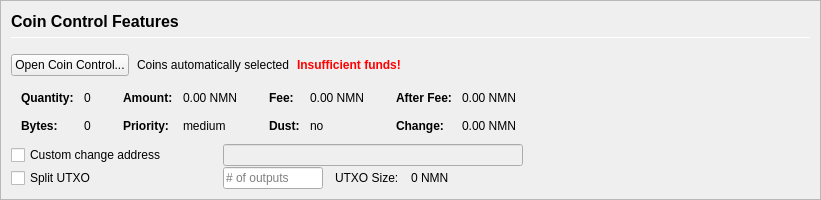
         <widget class="QFrame" name="frameCoinControl">
          <property name="sizePolicy">
           <sizepolicy hsizetype="Expanding" vsizetype="Expanding">
            <horstretch>0</horstretch>
            <verstretch>0</verstretch>
           </sizepolicy>
          </property>
          <property name="maximumSize">
           <size>
            <width>16777215</width>
            <height>16777215</height>
           </size>
          </property>
          <property name="frameShape">
           <enum>QFrame::StyledPanel</enum>
          </property>
          <property name="frameShadow">
           <enum>QFrame::Sunken</enum>
          </property>
          <layout class="QVBoxLayout" name="verticalLayoutCoinControl2">
           <property name="spacing">
            <number>0</number>
           </property>
           <property name="leftMargin">
            <number>0</number>
           </property>
           <property name="topMargin">
            <number>0</number>
           </property>
           <property name="rightMargin">
            <number>0</number>
           </property>
           <property name="bottomMargin">
            <number>0</number>
           </property>
           <item>
            <widget class="QFrame" name="frameCoinControl_BG">
             <layout class="QVBoxLayout" name="verticalLayoutCoinControl" stretch="0,0,0,0,0,0">
              <property name="spacing">
               <number>1</number>
              </property>
              <property name="leftMargin">
               <number>10</number>
              </property>
              <property name="topMargin">
               <number>10</number>
              </property>
              <item>
               <layout class="QHBoxLayout" name="horizontalLayoutCoinControl1">
                <property name="bottomMargin">
                 <number>15</number>
                </property>
                <item>
                 <layout class="QVBoxLayout" name="verticalLayout_3">
                  <property name="spacing">
                   <number>6</number>
                  </property>
                  <item>
                   <widget class="QLabel" name="labelCoinControlFeatures">
                    <property name="sizePolicy">
                     <sizepolicy hsizetype="Preferred" vsizetype="Maximum">
                      <horstretch>0</horstretch>
                      <verstretch>0</verstretch>
                     </sizepolicy>
                    </property>
                    <property name="minimumSize">
                     <size>
                      <width>0</width>
                      <height>20</height>
                     </size>
                    </property>
                    <property name="font">
                     <font>
                      <pointsize>12</pointsize>
                      <weight>75</weight>
                      <bold>true</bold>
                     </font>
                    </property>
                    <property name="styleSheet">
                     <string notr="true">font-weight:bold;</string>
                    </property>
                    <property name="text">
                     <string>Coin Control Features</string>
                    </property>
                   </widget>
                  </item>
                  <item>
                   <widget class="Line" name="line">
                    <property name="minimumSize">
                     <size>
                      <width>0</width>
                      <height>1</height>
                     </size>
                    </property>
                    <property name="maximumSize">
                     <size>
                      <width>16777215</width>
                      <height>1</height>
                     </size>
                    </property>
                    <property name="orientation">
                     <enum>Qt::Horizontal</enum>
                    </property>
                   </widget>
                  </item>
                 </layout>
                </item>
               </layout>
              </item>
              <item>
               <layout class="QHBoxLayout" name="horizontalLayoutCoinControl2" stretch="0,0,0,0">
                <property name="spacing">
                 <number>8</number>
                </property>
                <property name="bottomMargin">
                 <number>10</number>
                </property>
                <item>
                 <widget class="QPushButton" name="pushButtonCoinControl">
                  <property name="styleSheet">
                   <string notr="true"/>
                  </property>
                  <property name="text">
                   <string>Open Coin Control...</string>
                  </property>
                  <property name="autoDefault">
                   <bool>false</bool>
                  </property>
                 </widget>
                </item>
                <item>
                 <widget class="QLabel" name="labelCoinControlAutomaticallySelected">
                  <property name="text">
                   <string>Coins automatically selected</string>
                  </property>
                  <property name="margin">
                   <number>5</number>
                  </property>
                 </widget>
                </item>
                <item>
                 <widget class="QLabel" name="labelCoinControlInsuffFunds">
                  <property name="font">
                   <font>
                    <weight>75</weight>
                    <bold>true</bold>
                   </font>
                  </property>
                  <property name="styleSheet">
                   <string notr="true">color:red;font-weight:bold;</string>
                  </property>
                  <property name="text">
                   <string>Insufficient funds!</string>
                  </property>
                  <property name="margin">
                   <number>5</number>
                  </property>
                 </widget>
                </item>
                <item>
                 <spacer name="horizontalSpacerCoinControl">
                  <property name="orientation">
                   <enum>Qt::Horizontal</enum>
                  </property>
                  <property name="sizeHint" stdset="0">
                   <size>
                    <width>40</width>
                    <height>1</height>
                   </size>
                  </property>
                 </spacer>
                </item>
               </layout>
              </item>
              <item>
               <widget class="QWidget" name="widgetCoinControl" native="true">
                <property name="sizePolicy">
                 <sizepolicy hsizetype="Preferred" vsizetype="Preferred">
                  <horstretch>0</horstretch>
                  <verstretch>0</verstretch>
                 </sizepolicy>
                </property>
                <property name="minimumSize">
                 <size>
                  <width>0</width>
                  <height>0</height>
                 </size>
                </property>
                <property name="styleSheet">
                 <string notr="true"/>
                </property>
                <layout class="QHBoxLayout" name="horizontalLayoutCoinControl5">
                 <property name="leftMargin">
                  <number>0</number>
                 </property>
                 <property name="topMargin">
                  <number>0</number>
                 </property>
                 <property name="rightMargin">
                  <number>0</number>
                 </property>
                 <property name="bottomMargin">
                  <number>0</number>
                 </property>
                 <item>
                  <layout class="QHBoxLayout" name="horizontalLayoutCoinControl3" stretch="0,0,0,1">
                   <property name="spacing">
                    <number>20</number>
                   </property>
                   <property name="topMargin">
                    <number>0</number>
                   </property>
                   <property name="bottomMargin">
                    <number>10</number>
                   </property>
                   <item>
                    <layout class="QFormLayout" name="formLayoutCoinControl1">
                     <property name="horizontalSpacing">
                      <number>10</number>
                     </property>
                     <property name="verticalSpacing">
                      <number>14</number>
                     </property>
                     <property name="leftMargin">
                      <number>10</number>
                     </property>
                     <property name="topMargin">
                      <number>4</number>
                     </property>
                     <property name="rightMargin">
                      <number>6</number>
                     </property>
                     <item row="0" column="0">
                      <widget class="QLabel" name="labelCoinControlQuantityText">
                       <property name="font">
                        <font>
                         <weight>75</weight>
                         <bold>true</bold>
                        </font>
                       </property>
                       <property name="text">
                        <string>Quantity:</string>
                       </property>
                       <property name="margin">
                        <number>0</number>
                       </property>
                      </widget>
                     </item>
                     <item row="0" column="1">
                      <widget class="QLabel" name="labelCoinControlQuantity">
                       <property name="cursor">
                        <cursorShape>IBeamCursor</cursorShape>
                       </property>
                       <property name="contextMenuPolicy">
                        <enum>Qt::ActionsContextMenu</enum>
                       </property>
                       <property name="text">
                        <string notr="true">0</string>
                       </property>
                       <property name="margin">
                        <number>0</number>
                       </property>
                       <property name="textInteractionFlags">
                        <set>Qt::LinksAccessibleByMouse|Qt::TextSelectableByKeyboard|Qt::TextSelectableByMouse</set>
                       </property>
                      </widget>
                     </item>
                     <item row="1" column="0">
                      <widget class="QLabel" name="labelCoinControlBytesText">
                       <property name="font">
                        <font>
                         <weight>75</weight>
                         <bold>true</bold>
                        </font>
                       </property>
                       <property name="text">
                        <string>Bytes:</string>
                       </property>
                      </widget>
                     </item>
                     <item row="1" column="1">
                      <widget class="QLabel" name="labelCoinControlBytes">
                       <property name="cursor">
                        <cursorShape>IBeamCursor</cursorShape>
                       </property>
                       <property name="contextMenuPolicy">
                        <enum>Qt::ActionsContextMenu</enum>
                       </property>
                       <property name="text">
                        <string notr="true">0</string>
                       </property>
                       <property name="textInteractionFlags">
                        <set>Qt::LinksAccessibleByMouse|Qt::TextSelectableByKeyboard|Qt::TextSelectableByMouse</set>
                       </property>
                      </widget>
                     </item>
                    </layout>
                   </item>
                   <item>
                    <layout class="QFormLayout" name="formLayoutCoinControl2">
                     <property name="horizontalSpacing">
                      <number>10</number>
                     </property>
                     <property name="verticalSpacing">
                      <number>14</number>
                     </property>
                     <property name="leftMargin">
                      <number>6</number>
                     </property>
                     <property name="topMargin">
                      <number>4</number>
                     </property>
                     <property name="rightMargin">
                      <number>6</number>
                     </property>
                     <item row="0" column="0">
                      <widget class="QLabel" name="labelCoinControlAmountText">
                       <property name="font">
                        <font>
                         <weight>75</weight>
                         <bold>true</bold>
                        </font>
                       </property>
                       <property name="text">
                        <string>Amount:</string>
                       </property>
                       <property name="margin">
                        <number>0</number>
                       </property>
                      </widget>
                     </item>
                     <item row="0" column="1">
                      <widget class="QLabel" name="labelCoinControlAmount">
                       <property name="cursor">
                        <cursorShape>IBeamCursor</cursorShape>
                       </property>
                       <property name="contextMenuPolicy">
                        <enum>Qt::ActionsContextMenu</enum>
                       </property>
                       <property name="text">
                        <string notr="true">0.00 NMN</string>
                       </property>
                       <property name="textInteractionFlags">
                        <set>Qt::LinksAccessibleByMouse|Qt::TextSelectableByKeyboard|Qt::TextSelectableByMouse</set>
                       </property>
                      </widget>
                     </item>
                     <item row="1" column="0">
                      <widget class="QLabel" name="labelCoinControlPriorityText">
                       <property name="font">
                        <font>
                         <weight>75</weight>
                         <bold>true</bold>
                        </font>
                       </property>
                       <property name="text">
                        <string>Priority:</string>
                       </property>
                      </widget>
                     </item>
                     <item row="1" column="1">
                      <widget class="QLabel" name="labelCoinControlPriority">
                       <property name="cursor">
                        <cursorShape>IBeamCursor</cursorShape>
                       </property>
                       <property name="contextMenuPolicy">
                        <enum>Qt::ActionsContextMenu</enum>
                       </property>
                       <property name="text">
                        <string>medium</string>
                       </property>
                       <property name="textInteractionFlags">
                        <set>Qt::LinksAccessibleByMouse|Qt::TextSelectableByKeyboard|Qt::TextSelectableByMouse</set>
                       </property>
                      </widget>
                     </item>
                    </layout>
                   </item>
                   <item>
                    <layout class="QFormLayout" name="formLayoutCoinControl3">
                     <property name="horizontalSpacing">
                      <number>10</number>
                     </property>
                     <property name="verticalSpacing">
                      <number>14</number>
                     </property>
                     <property name="leftMargin">
                      <number>6</number>
                     </property>
                     <property name="topMargin">
                      <number>4</number>
                     </property>
                     <property name="rightMargin">
                      <number>6</number>
                     </property>
                     <item row="0" column="0">
                      <widget class="QLabel" name="labelCoinControlFeeText">
                       <property name="font">
                        <font>
                         <weight>75</weight>
                         <bold>true</bold>
                        </font>
                       </property>
                       <property name="text">
                        <string>Fee:</string>
                       </property>
                       <property name="margin">
                        <number>0</number>
                       </property>
                      </widget>
                     </item>
                     <item row="0" column="1">
                      <widget class="QLabel" name="labelCoinControlFee">
                       <property name="cursor">
                        <cursorShape>IBeamCursor</cursorShape>
                       </property>
                       <property name="contextMenuPolicy">
                        <enum>Qt::ActionsContextMenu</enum>
                       </property>
                       <property name="text">
                        <string notr="true">0.00 NMN</string>
                       </property>
                       <property name="textInteractionFlags">
                        <set>Qt::LinksAccessibleByMouse|Qt::TextSelectableByKeyboard|Qt::TextSelectableByMouse</set>
                       </property>
                      </widget>
                     </item>
                     <item row="1" column="0">
                      <widget class="QLabel" name="labelCoinControlLowOutputText">
                       <property name="font">
                        <font>
                         <weight>75</weight>
                         <bold>true</bold>
                        </font>
                       </property>
                       <property name="text">
                        <string>Dust:</string>
                       </property>
                      </widget>
                     </item>
                     <item row="1" column="1">
                      <widget class="QLabel" name="labelCoinControlLowOutput">
                       <property name="cursor">
                        <cursorShape>IBeamCursor</cursorShape>
                       </property>
                       <property name="contextMenuPolicy">
                        <enum>Qt::ActionsContextMenu</enum>
                       </property>
                       <property name="text">
                        <string>no</string>
                       </property>
                       <property name="textInteractionFlags">
                        <set>Qt::LinksAccessibleByMouse|Qt::TextSelectableByKeyboard|Qt::TextSelectableByMouse</set>
                       </property>
                      </widget>
                     </item>
                    </layout>
                   </item>
                   <item>
                    <layout class="QFormLayout" name="formLayoutCoinControl4">
                     <property name="horizontalSpacing">
                      <number>10</number>
                     </property>
                     <property name="verticalSpacing">
                      <number>14</number>
                     </property>
                     <property name="leftMargin">
                      <number>6</number>
                     </property>
                     <property name="topMargin">
                      <number>4</number>
                     </property>
                     <property name="rightMargin">
                      <number>6</number>
                     </property>
                     <item row="0" column="0">
                      <widget class="QLabel" name="labelCoinControlAfterFeeText">
                       <property name="font">
                        <font>
                         <weight>75</weight>
                         <bold>true</bold>
                        </font>
                       </property>
                       <property name="text">
                        <string>After Fee:</string>
                       </property>
                       <property name="margin">
                        <number>0</number>
                       </property>
                      </widget>
                     </item>
                     <item row="0" column="1">
                      <widget class="QLabel" name="labelCoinControlAfterFee">
                       <property name="cursor">
                        <cursorShape>IBeamCursor</cursorShape>
                       </property>
                       <property name="contextMenuPolicy">
                        <enum>Qt::ActionsContextMenu</enum>
                       </property>
                       <property name="text">
                        <string notr="true">0.00 NMN</string>
                       </property>
                       <property name="textInteractionFlags">
                        <set>Qt::LinksAccessibleByMouse|Qt::TextSelectableByKeyboard|Qt::TextSelectableByMouse</set>
                       </property>
                      </widget>
                     </item>
                     <item row="1" column="0">
                      <widget class="QLabel" name="labelCoinControlChangeText">
                       <property name="font">
                        <font>
                         <weight>75</weight>
                         <bold>true</bold>
                        </font>
                       </property>
                       <property name="text">
                        <string>Change:</string>
                       </property>
                      </widget>
                     </item>
                     <item row="1" column="1">
                      <widget class="QLabel" name="labelCoinControlChange">
                       <property name="cursor">
                        <cursorShape>IBeamCursor</cursorShape>
                       </property>
                       <property name="contextMenuPolicy">
                        <enum>Qt::ActionsContextMenu</enum>
                       </property>
                       <property name="text">
                        <string notr="true">0.00 NMN</string>
                       </property>
                       <property name="textInteractionFlags">
                        <set>Qt::LinksAccessibleByMouse|Qt::TextSelectableByKeyboard|Qt::TextSelectableByMouse</set>
                       </property>
                      </widget>
                     </item>
                    </layout>
                   </item>
                  </layout>
                 </item>
                </layout>
               </widget>
              </item>
              <item>
               <layout class="QHBoxLayout" name="horizontalLayoutCoinControl4">
                <property name="spacing">
                 <number>12</number>
                </property>
                <property name="sizeConstraint">
                 <enum>QLayout::SetDefaultConstraint</enum>
                </property>
                <property name="topMargin">
                 <number>0</number>
                </property>
                <property name="rightMargin">
                 <number>0</number>
                </property>
                <item>
                 <widget class="QCheckBox" name="checkBoxCoinControlChange">
                  <property name="sizePolicy">
                   <sizepolicy hsizetype="Preferred" vsizetype="Preferred">
                    <horstretch>0</horstretch>
                    <verstretch>0</verstretch>
                   </sizepolicy>
                  </property>
                  <property name="minimumSize">
                   <size>
                    <width>200</width>
                    <height>0</height>
                   </size>
                  </property>
                  <property name="maximumSize">
                   <size>
                    <width>200</width>
                    <height>16777215</height>
                   </size>
                  </property>
                  <property name="toolTip">
                   <string>If this is activated, but the change address is empty or invalid, change will be sent to a newly generated address.</string>
                  </property>
                  <property name="text">
                   <string>Custom change address</string>
                  </property>
                 </widget>
                </item>
                <item>
                 <widget class="QValidatedLineEdit" name="lineEditCoinControlChange">
                  <property name="enabled">
                   <bool>false</bool>
                  </property>
                  <property name="sizePolicy">
                   <sizepolicy hsizetype="Preferred" vsizetype="Preferred">
                    <horstretch>0</horstretch>
                    <verstretch>0</verstretch>
                   </sizepolicy>
                  </property>
                  <property name="minimumSize">
                   <size>
                    <width>300</width>
                    <height>0</height>
                   </size>
                  </property>
                 </widget>
                </item>
                <item>
                 <widget class="QLabel" name="labelCoinControlChangeLabel">
                  <property name="sizePolicy">
                   <sizepolicy hsizetype="Preferred" vsizetype="Preferred">
                    <horstretch>0</horstretch>
                    <verstretch>0</verstretch>
                   </sizepolicy>
                  </property>
                  <property name="minimumSize">
                   <size>
                    <width>100</width>
                    <height>0</height>
                   </size>
                  </property>
                  <property name="text">
                   <string/>
                  </property>
                  <property name="margin">
                   <number>3</number>
                  </property>
                 </widget>
                </item>
               </layout>
              </item>
              <item>
               <layout class="QHBoxLayout" name="horizontalLayoutCoinControl6">
                <property name="spacing">
                 <number>12</number>
                </property>
                <property name="rightMargin">
                 <number>0</number>
                </property>
                <item>
                 <widget class="QCheckBox" name="splitBlockCheckBox">
                  <property name="sizePolicy">
                   <sizepolicy hsizetype="Preferred" vsizetype="Preferred">
                    <horstretch>0</horstretch>
                    <verstretch>0</verstretch>
                   </sizepolicy>
                  </property>
                  <property name="minimumSize">
                   <size>
                    <width>200</width>
                    <height>0</height>
                   </size>
                  </property>
                  <property name="maximumSize">
                   <size>
                    <width>200</width>
                    <height>16777215</height>
                   </size>
                  </property>
                  <property name="text">
                   <string>Split UTXO</string>
                  </property>
                 </widget>
                </item>
                <item>
                 <widget class="QLineEdit" name="splitBlockLineEdit">
                  <property name="sizePolicy">
                   <sizepolicy hsizetype="Preferred" vsizetype="Preferred">
                    <horstretch>50</horstretch>
                    <verstretch>0</verstretch>
                   </sizepolicy>
                  </property>
                  <property name="minimumSize">
                   <size>
                    <width>100</width>
                    <height>0</height>
                   </size>
                  </property>
                  <property name="maximumSize">
                   <size>
                    <width>100</width>
                    <height>16777215</height>
                   </size>
                  </property>
                  <property name="placeholderText">
                   <string># of outputs</string>
                  </property>
                 </widget>
                </item>
                <item>
                 <widget class="QLabel" name="labelBlockSizeText">
                  <property name="text">
                   <string>UTXO Size:</string>
                  </property>
                 </widget>
                </item>
                <item>
                 <widget class="QLabel" name="labelBlockSize">
                  <property name="text">
                   <string>0 NMN</string>
                  </property>
                 </widget>
                </item>
                <item>
                 <spacer name="horizontalSpacer_7">
                  <property name="orientation">
                   <enum>Qt::Horizontal</enum>
                  </property>
                  <property name="sizeHint" stdset="0">
                   <size>
                    <width>40</width>
                    <height>20</height>
                   </size>
                  </property>
                 </spacer>
                </item>
               </layout>
              </item>
              <item>
               <spacer name="verticalSpacerCoinControl">
                <property name="orientation">
                 <enum>Qt::Vertical</enum>
                </property>
                <property name="sizeHint" stdset="0">
                 <size>
                  <width>800</width>
                  <height>1</height>
                 </size>
                </property>
               </spacer>
              </item>
             </layout>
            </widget>
           </item>
          </layout>
         </widget>
